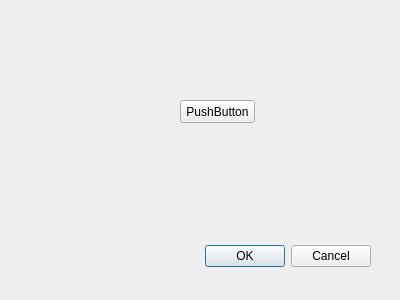
<?xml version="1.0" encoding="UTF-8"?>
<ui version="4.0">
 <class>MapActionTools</class>
 <widget class="QDialog" name="MapActionTools">
  <property name="geometry">
   <rect>
    <x>0</x>
    <y>0</y>
    <width>400</width>
    <height>300</height>
   </rect>
  </property>
  <property name="windowTitle">
   <string>MapActionTools</string>
  </property>
  <widget class="QDialogButtonBox" name="buttonBox">
   <property name="geometry">
    <rect>
     <x>30</x>
     <y>240</y>
     <width>341</width>
     <height>32</height>
    </rect>
   </property>
   <property name="orientation">
    <enum>Qt::Horizontal</enum>
   </property>
   <property name="standardButtons">
    <set>QDialogButtonBox::Cancel|QDialogButtonBox::Ok</set>
   </property>
  </widget>
  <widget class="QPushButton" name="pushButton">
   <property name="geometry">
    <rect>
     <x>180</x>
     <y>100</y>
     <width>75</width>
     <height>23</height>
    </rect>
   </property>
   <property name="text">
    <string>PushButton</string>
   </property>
  </widget>
 </widget>
 <resources/>
 <connections>
  <connection>
   <sender>buttonBox</sender>
   <signal>accepted()</signal>
   <receiver>MapActionTools</receiver>
   <slot>accept()</slot>
   <hints>
    <hint type="sourcelabel">
     <x>248</x>
     <y>254</y>
    </hint>
    <hint type="destinationlabel">
     <x>157</x>
     <y>274</y>
    </hint>
   </hints>
  </connection>
  <connection>
   <sender>buttonBox</sender>
   <signal>rejected()</signal>
   <receiver>MapActionTools</receiver>
   <slot>reject()</slot>
   <hints>
    <hint type="sourcelabel">
     <x>316</x>
     <y>260</y>
    </hint>
    <hint type="destinationlabel">
     <x>286</x>
     <y>274</y>
    </hint>
   </hints>
  </connection>
 </connections>
</ui>
